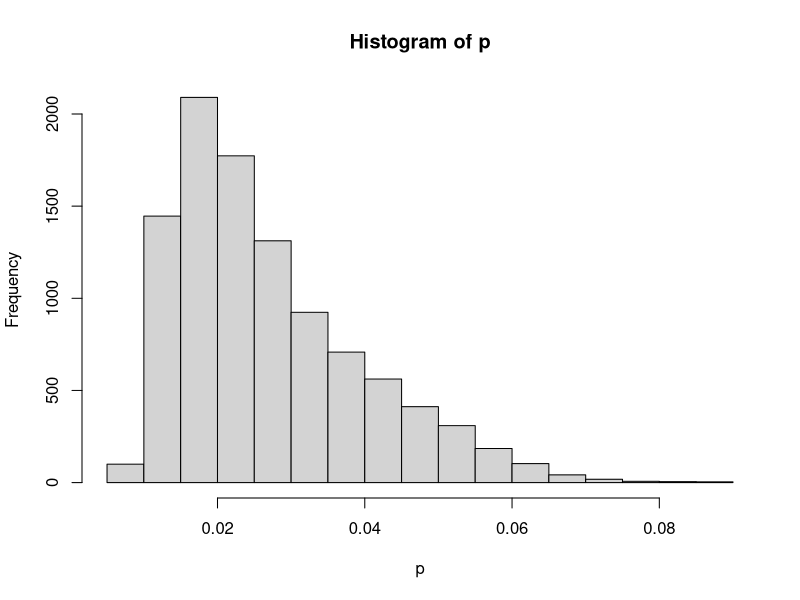
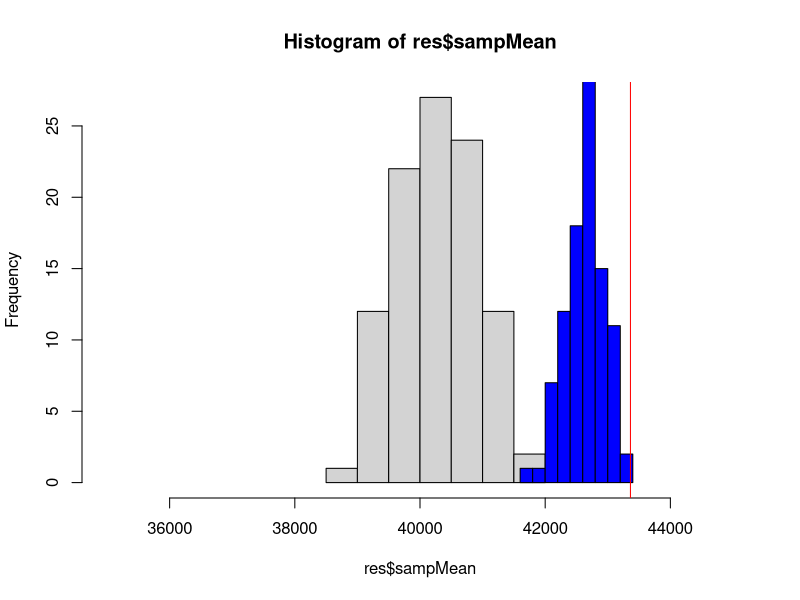

The R source for these figures, in order:
N<-10000
set.seed(89)
pop <- data.frame(I_age_old = rbinom(N,1,0.6),I_sex_F = rbinom(N,1,0.5),I_race_B = rbinom(N,1,0.3))

pop$income <- 25000 + 20000 * pop$I_age_old + 5000 * pop$I_race_B + 10000 * pop$I_sex_F + rnorm(N,0,5000)

logitp <- -2 - 0.00004*pop$income + 0.08 * pop$I_age_old
p <-  exp(logitp)/(1+exp(logitp))
hist(p)

pop$disease <- rbinom(N,1,p)

library(dplyr)
pop <- pop %>% group_by(I_age_old, I_sex_F, I_race_B)
popFreq <- pop %>% summarise(count = n()/N)


############################################
#Sample statistics
############################################
#k<-250
#simple random sample
#ind<-sample(1:N,k)
#samp<- pop[ind,]
nsim<-100
results<-list()
for (i in 1:nsim){print(i)

#more likely to be in sample if disease = 1.  
nDis<-floor(nrow(pop[pop$disease==1,])/2)
ind<-sample(1:nrow(pop[pop$disease==1,]),nDis)
sampDis<-(pop[pop$disease==1,])[ind,]

nNonDis<-floor(nrow(pop[pop$disease==0,])/100)
ind<-sample(1:nrow(pop[pop$disease==0,]),nNonDis)
sampNonDis<-(pop[pop$disease==0,])[ind,]

samp <- rbind(sampDis,sampNonDis)

samp <- samp %>% group_by(I_age_old, I_sex_F, I_race_B)
sampFreq<-samp %>% summarise(count = n()/nrow(samp))

sampFreq$weight <- popFreq$count/sampFreq$count
samp<-merge(samp,sampFreq, by.x = c("I_age_old","I_sex_F","I_race_B"), by.y = c("I_age_old","I_sex_F","I_race_B"),all.x=TRUE)

results[[i]]<-c(popMean=mean(pop$income), sampMean=mean(samp$income), sampPSmean=weighted.mean(samp$income,samp$weight))

}


res<-as.data.frame(do.call(rbind,results))

hist(res$sampMean,xlim=c(35000,45000))
hist(res$sampPSmean,add=TRUE,col="blue")
abline(v=mean(pop$income),col="red")



